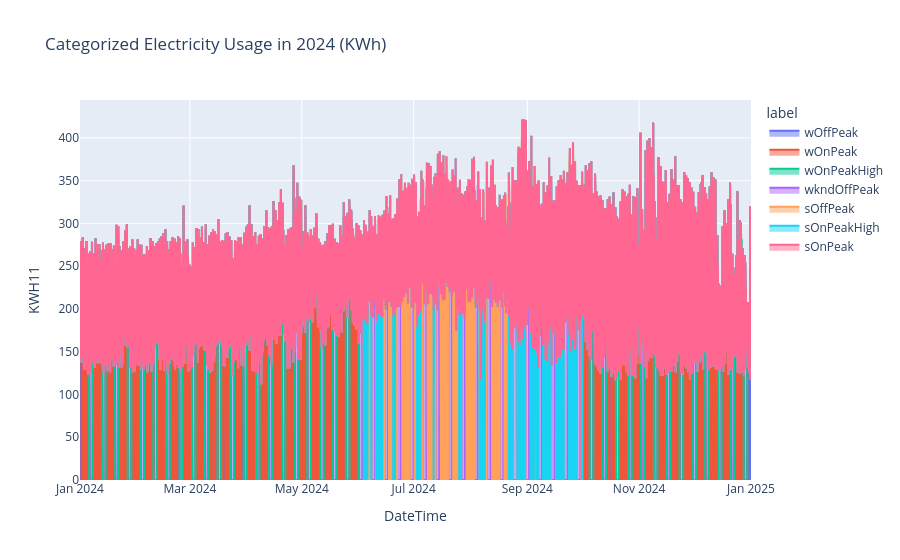

The notebook cell this image was saved under:
### Code cell
# Plot with area fill and color by label
iYear = 2024
data = myData[myData['Year'] == iYear].reset_index()
fig = px.area(
    data,
    # myData[(myData['Year'] >= 2015) & (myData['Year'] <= 2020)], 
    # myData, 
    x='DateTime', 
    y='KWH11', 
    color='label', 
    hover_data={'label': False, 'DateTime': False, 'KWH11': ':.2f'},
    title=f'Categorized Electricity Usage in {iYear} (KWh)'
    )
fig.update_layout(hovermode='x unified')
fig.show()

### Figure 1 — Plotly figure (JSON) as saved in the notebook; plotly's stock layout.template omitted (floating-point values rounded to 4 significant figures; data arrays with more than 128 entries replaced by an {"elided": "..."} marker saying what was removed)
{"data": [{"customdata": {"elided": "8416x1 str values"}, "fillpattern": {"shape": ""}, "hovertemplate": "KWH11=%{y:.2f}<extra></extra>", "legendgroup": "wOffPeak", "line": {"color": "#636efa"}, "marker": {"symbol": "circle"}, "mode": "lines", "name": "wOffPeak", "orientation": "v", "showlegend": true, "stackgroup": "1", "type": "scatter", "x": {"elided": "8416 str values"}, "xaxis": "x", "y": {"elided": "8416 float values"}, "yaxis": "y"}, {"customdata": {"elided": "6345x1 str values"}, "fillpattern": {"shape": ""}, "hovertemplate": "KWH11=%{y:.2f}<extra></extra>", "legendgroup": "wOnPeak", "line": {"color": "#EF553B"}, "marker": {"symbol": "circle"}, "mode": "lines", "name": "wOnPeak", "orientation": "v", "showlegend": true, "stackgroup": "1", "type": "scatter", "x": {"elided": "6345 str values"}, "xaxis": "x", "y": {"elided": "6345 float values"}, "yaxis": "y"}, {"customdata": {"elided": "2135x1 str values"}, "fillpattern": {"shape": ""}, "hovertemplate": "KWH11=%{y:.2f}<extra></extra>", "legendgroup": "wOnPeakHigh", "line": {"color": "#00cc96"}, "marker": {"symbol": "circle"}, "mode": "lines", "name": "wOnPeakHigh", "orientation": "v", "showlegend": true, "stackgroup": "1", "type": "scatter", "x": {"elided": "2135 str values"}, "xaxis": "x", "y": {"elided": "2135 float values"}, "yaxis": "y"}, {"customdata": {"elided": "9984x1 str values"}, "fillpattern": {"shape": ""}, "hovertemplate": "KWH11=%{y:.2f}<extra></extra>", "legendgroup": "wkndOffPeak", "line": {"color": "#ab63fa"}, "marker": {"symbol": "circle"}, "mode": "lines", "name": "wkndOffPeak", "orientation": "v", "showlegend": true, "stackgroup": "1", "type": "scatter", "x": {"elided": "9984 str values"}, "xaxis": "x", "y": {"elided": "9984 float values"}, "yaxis": "y"}, {"customdata": {"elided": "5160x1 str values"}, "fillpattern": {"shape": ""}, "hovertemplate": "KWH11=%{y:.2f}<extra></extra>", "legendgroup": "sOffPeak", "line": {"color": "#FFA15A"}, "marker": {"symbol": "circle"}, "mode": "lines", "name": "sOffPeak", "orientation": "v", "showlegend": true, "stackgroup": "1", "type": "scatter", "x": {"elided": "5160 str values"}, "xaxis": "x", "y": {"elided": "5160 float values"}, "yaxis": "y"}, {"customdata": {"elided": "2279x1 str values"}, "fillpattern": {"shape": ""}, "hovertemplate": "KWH11=%{y:.2f}<extra></extra>", "legendgroup": "sOnPeakHigh", "line": {"color": "#19d3f3"}, "marker": {"symbol": "circle"}, "mode": "lines", "name": "sOnPeakHigh", "orientation": "v", "showlegend": true, "stackgroup": "1", "type": "scatter", "x": {"elided": "2279 str values"}, "xaxis": "x", "y": {"elided": "2279 float values"}, "yaxis": "y"}, {"customdata": {"elided": "817x1 str values"}, "fillpattern": {"shape": ""}, "hovertemplate": "KWH11=%{y:.2f}<extra></extra>", "legendgroup": "sOnPeak", "line": {"color": "#FF6692"}, "marker": {"symbol": "circle"}, "mode": "lines", "name": "sOnPeak", "orientation": "v", "showlegend": true, "stackgroup": "1", "type": "scatter", "x": {"elided": "817 str values"}, "xaxis": "x", "y": {"elided": "817 float values"}, "yaxis": "y"}], "layout": {"hovermode": "x unified", "legend": {"title": {"text": "label"}, "tracegroupgap": 0}, "title": {"text": "Categorized Electricity Usage in 2024 (KWh)"}, "xaxis": {"anchor": "y", "domain": [0, 1], "title": {"text": "DateTime"}}, "yaxis": {"anchor": "x", "domain": [0, 1], "title": {"text": "KWH11"}}}}
